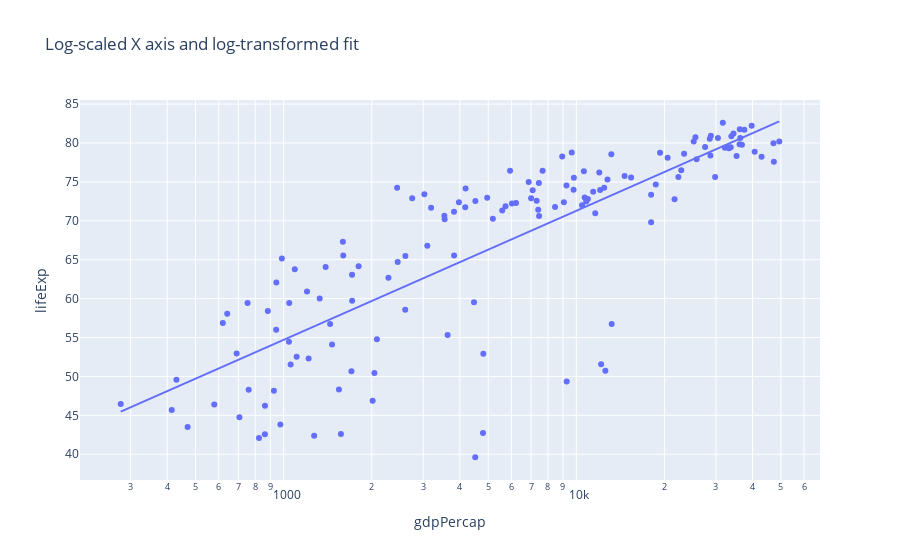

Write notebook code for a chart like this one.
### Code cell
import plotly.express as px

df = px.data.gapminder(year=2007)
fig = px.scatter(
    df,
    x="gdpPercap",
    y="lifeExp",
    log_x=True,
    trendline="ols",
    trendline_options=dict(log_x=True),
    title="Log-scaled X axis and log-transformed fit",
)
fig.show()

### Figure 1 — Plotly figure (JSON) as saved in the notebook; plotly's stock layout.template omitted (floating-point values rounded to 4 significant figures; data arrays with more than 128 entries replaced by an {"elided": "..."} marker saying what was removed)
{"data": [{"hovertemplate": "gdpPercap=%{x}<br>lifeExp=%{y}<extra></extra>", "legendgroup": "", "marker": {"color": "#636efa", "symbol": "circle"}, "mode": "markers", "name": "", "orientation": "v", "showlegend": false, "type": "scatter", "x": {"elided": "142 float values"}, "xaxis": "x", "y": {"elided": "142 float values"}, "yaxis": "y"}, {"hovertemplate": "<b>OLS trendline</b><br>lifeExp = 16.5851 * log10(gdpPercap) + 4.94961<br>R<sup>2</sup>=0.654449<br><br>gdpPercap=%{x}<br>lifeExp=%{y} <b>(trend)</b><extra></extra>", "legendgroup": "", "marker": {"color": "#636efa", "symbol": "circle"}, "mode": "lines", "name": "", "showlegend": false, "type": "scatter", "x": {"elided": "142 float values"}, "xaxis": "x", "y": {"elided": "142 float values"}, "yaxis": "y"}], "layout": {"legend": {"tracegroupgap": 0}, "title": {"text": "Log-scaled X axis and log-transformed fit"}, "xaxis": {"anchor": "y", "domain": [0, 1], "title": {"text": "gdpPercap"}, "type": "log"}, "yaxis": {"anchor": "x", "domain": [0, 1], "title": {"text": "lifeExp"}}}}
